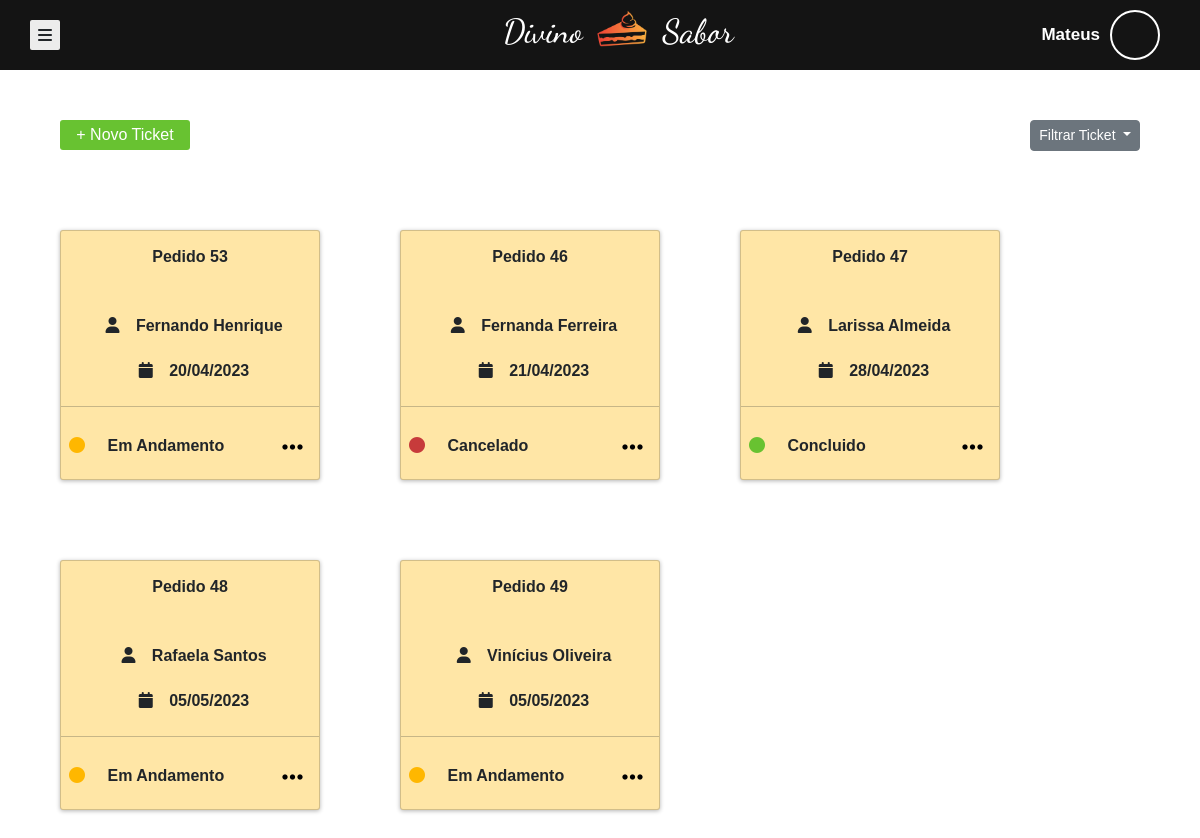
Page /views/users/funcionario/ (signed in) on the committed database.
### tables this page shows
CREATE TABLE `funcionario` (
  `id_funcionario` int(11) NOT NULL,
  `nomef` varchar(50) NOT NULL,
  `turno` varchar(20) NOT NULL,
  `salario` decimal(10,2) NOT NULL,
  `tipo` varchar(20) NOT NULL,
  `data_contratacao` date NOT NULL,
  `cpf` varchar(14) NOT NULL,
  `email` varchar(50) NOT NULL,
  `telefone` varchar(20) NOT NULL,
  `senha` varchar(100) NOT NULL,
  `cep` varchar(15) NOT NULL,
  `cidade` varchar(50) NOT NULL,
  `bairro` varchar(50) NOT NULL,
  `endereco` varchar(100) NOT NULL,
  `numero_casa` varchar(10) NOT NULL,
  `foto` varchar(200) NOT NULL
);

CREATE TABLE `ticket` (
  `id_ticket` int(11) NOT NULL,
  `data_criacao` date NOT NULL,
  `data_entrega` date NOT NULL,
  `valor_final` decimal(10,2) NOT NULL,
  `status` varchar(20) NOT NULL,
  `id_funcionario` int(11) NOT NULL,
  `id_cliente` int(11) NOT NULL,
  `nome_pacote` varchar(70) NOT NULL,
  `observacao` varchar(300) DEFAULT NULL,
  `cidade` varchar(50) NOT NULL,
  `bairro` varchar(50) NOT NULL,
  `endereco` varchar(100) NOT NULL,
  `numero_casa` varchar(10) NOT NULL
);

CREATE TABLE `cliente` (
  `id_cliente` int(11) NOT NULL,
  `nome` varchar(50) NOT NULL,
  `telefone` varchar(20) NOT NULL,
  `telefone_fixo` varchar(20) NOT NULL
);

### config/Conexao.php (called while the page is built, shortened)
<?php
class Conexao {
    protected static $conexao;
    private function __construct() {
        $db_host = "localhost";
        $db_nome = "divino_sabor";
        $db_usuario = "root";
        $db_senha = "";
        $db_driver = "mysql";
        try{
            self::$conexao = new PDO("$db_driver:host=$db_host; dbname=$db_nome", $db_usuario, $db_senha);
            self::$conexao->setAttribute(PDO::ATTR_ERRMODE, PDO::ERRMODE_EXCEPTION);
            self::$conexao->exec('SET NAMES utf8');
        }
        catch(PDOException $e){
        }
    }
    public static function getConexao(){
        return self::$conexao;
    }
}
?>

### dao/FuncionarioDao.php (called while the page is built, shortened)
<?php
class FuncionarioDao
{
    public function retornaNome()
    {
        try {
            $sql = "SELECT nomef FROM funcionario WHERE id_funcionario = :id;";
            $stmt = Conexao::getConexao()->prepare($sql);
            $stmt->bindValue(":id", $_SESSION['user_session'], PDO::PARAM_INT);
            $stmt->execute();
            $valor = $stmt->fetchColumn();
            $palavras = explode(" ", $valor);
            $nome = implode(" ", array_slice($palavras, 0, 2));
            return $nome;
        } catch (PDOException $e) {
            echo "Erro ao checar nome";
        }
    }
}

### dao/TicketDao.php (called while the page is built, shortened)
<?php
class TicketDao {
    public function listInformacoes(){
        if($_POST['filtragem_tickets'] == 1){
            try{
                $sql = "SELECT t.id_ticket, t.id_funcionario, t.id_cliente, t.cidade, t.bairro, t.endereco, t.numero_casa, t.data_criacao, t.data_entrega, t.valor_final, t.status, c.nome, c.telefone, c.telefone_fixo, t.observacao, t.nome_pacote FROM ticket as t inner join cliente as c WHERE t.id_funcionario = :id and c.id_cliente = t.id_cliente";
                $stmt = Conexao::getConexao()->prepare($sql);
                $stmt->bindValue(":id", $_SESSION['user_session'], PDO::PARAM_INT);
                $stmt->execute();
                $lista = $stmt->fetchAll(PDO::FETCH_ASSOC);
                $list = array();
                foreach($lista as $linha){
                    $list[] = $this->listaInformacoes($linha);
                }
                return $list;
            }
            catch(PDOException $e){
                echo "Erro ao listar id de ticket" . $e;
            }
        }else{
            try{
                $sql = "SELECT t.id_ticket, t.id_funcionario, t.id_cliente, t.cidade, t.bairro, t.endereco, t.numero_casa, t.data_criacao, t.data_entrega, t.valor_final, t.status, c.nome, c.telefone, c.telefone_fixo, t.observacao, t.nome_pacote FROM ticket as t inner join cliente as c WHERE t.id_funcionario = :id and c.id_cliente = t.id_cliente order by t.data_entrega asc";
                $stmt = Conexao::getConexao()->prepare($sql);
                $stmt->bindValue(":id", $_SESSION['user_session'], PDO::PARAM_INT);
                $stmt->execute();
                $lista = $stmt->fetchAll(PDO::FETCH_ASSOC);
                $list = array();
                foreach($lista as $linha){
                    $list[] = $this->listaInformacoes($linha);
                }
                return $list;
            }
            catch(PDOException $e){
                echo "Erro ao listar id de ticket" . $e;
            }
        }
    }
    private function listaInformacoes($linhas){
        $ticket = new Ticket();
        $ticket->setID($linhas['id_ticket']);
        $ticket->setID_Funcionario($linhas['id_funcionario']);
        $ticket->setID_Cliente($linhas['id_cliente']);
        $ticket->setCidade($linhas['cidade']);
        $ticket->setBairro($linhas['bairro']);
        $ticket->setEndereco($linhas['endereco']);
        $ticket->setNumero_Casa($linhas['numero_casa']);
        $ticket->setDataCriacao($linhas['data_criacao']);
        $ticket->setDataEntrega($linhas['data_entrega']);
        $ticket->setValor_Final($linhas['valor_final']);
        $ticket->setStatus($linhas['status']);
        $palavras = explode(" ", $linhas['nome']);
        $nome = implode(" ", array_slice($palavras, 0, 2));
        $ticket->setNomeCliente($nome);
        $ticket->setCelularCliente($linhas['telefone']);
        $ticket->setTelefoneCliente($linhas['telefone_fixo']);
        $ticket->setObservacao($linhas['observacao']);
        $ticket->setNome_Pacote($linhas['nome_pacote']);
        return $ticket;
    }
}
?>

### model/Ticket.php (called while the page is built, shortened)
<?php
class Ticket
{
    private $id_ticket;
    private $data_entrega;
    private $status;
    private $nome_cliente;
    function getID(){
        return $this->id_ticket;
    }
    function getDataEntrega(){
        return $this->data_entrega;
    }
    function getStatus(){
        return $this->status;
    }
    function getNome_Cliente(){
        return $this->nome_cliente;
    }
    function setID($id_ticket){
        return $this->id_ticket = $id_ticket;
    }
    function setDataCriacao($data_criacao){
        return $this->data_criacao = $data_criacao;
    }
    function setDataEntrega($data_entrega){
        return $this->data_entrega = $data_entrega;
    }
    function setValor_Final($valor_final){
        return $this->valor_final = $valor_final;
    }
    function setStatus($status){
        return $this->status = $status;
    }
    function setID_Funcionario($id_funcionario){
        return $this->id_funcionario = $id_funcionario;
    }
    function setID_Cliente($id_cliente){
        return $this->id_cliente = $id_cliente;
    }
    function setNomeCliente($nome_cliente){
        return $this->nome_cliente = $nome_cliente;
    }
    function setNome_Pacote($nome_pacote){
        return $this->nome_pacote = $nome_pacote;
    }
    function setObservacao($observacao){
        return $this->observacao = $observacao;
    }
    function setCidade($cidade){
        return $this->cidade = $cidade;
    }
    function setBairro($bairro){
        return $this->bairro = $bairro;
    }
    function setEndereco($endereco){
        return $this->endereco = $endereco;
    }
    function setNumero_Casa($numero_casa){
        return $this->numero_casa = $numero_casa;
    }
    function setCelularCliente($celularCliente){
        return $this->celularCliente = $celularCliente;
    }
    function setTelefoneCliente($telefoneCliente){
        return $this->telefoneCliente = $telefoneCliente;
    }
}
?>

### views/users/funcionario/index.php (the view, shortened to what this page needs)
<?php
require_once('../../../config/Conexao.php');
require_once('../../../dao/FuncionarioDao.php');
require_once('../../../model/Ticket.php');
require_once('../../../dao/TicketDao.php');
$funcionariodao = new FuncionarioDao();
$ticketdao = new TicketDao();
?>
<!DOCTYPE html>
<html lang="pt-br">
<head>
    <link href="https://cdn.jsdelivr.net/npm/bootstrap@5.3.0-alpha1/dist/css/bootstrap.min.css" rel="stylesheet">
    <link href="https://getbootstrap.com/docs/5.3/assets/css/docs.css" rel="stylesheet">
    <link rel="stylesheet" href="modal.css">
    <link rel="stylesheet" href="style_funcionario.css">
    <link href="https://unpkg.com/aos@2.3.1/dist/aos.css" rel="stylesheet">
    <link href="https://cdn.jsdelivr.net/npm/select2@4.1.0-beta.1/dist/css/select2.min.css" rel="stylesheet" />
</head>
<body>
    <header>
        <section id="menu-sanduiche" onclick="Exibir_MSL()">
            <i class="fa-solid fa-bars"></i>
        </section>
        <section id="logo" onclick="go_to_page('Logo')">
            <h3>Divino <img src="img/LOGO.PNG" alt=""> Sabor</h3>
        </section>
        <section id="agroupPerfil">
            <label class="name_logado"> <?php echo $funcionariodao->retornaNome(); ?> </label>
            <section id="user_logo">
            </section>
        </section>
    </header>
    <main id="main">
        <article id="artOpcao">
            <button id="btn" onclick="Exibir_Novo_Ticket('')">
                + Novo Ticket
            </button>
                <div class="btn-group" id="dropdown-filter">
                    <button class="btn btn-secondary btn-sm dropdown-toggle fontSize" type="button" data-bs-toggle="dropdown" aria-expanded="false">
                        Filtrar Ticket
                    </button>
                </div>
        </article>
        <article id="artCards">
            <?php foreach ($ticketdao->listInformacoes() as $ticket): ?>
                <section class="card">
                    <div class="container_ticket mb-4">
                        <label class="font_backup_05 text-center mt-2"> Pedido
                            <?php echo $ticket->getID(); ?>
                        </label>
                    </div>
                    <div class="container_ticket">
                        <label class="font_backup_05 text-center mt-2 " title="<?php echo $ticket->getNome_Cliente();?>"> <i class="fa-solid fa-user me-1"></i>
                            <?php echo $ticket->getNome_Cliente(); ?>
                        </label>
                    </div>
                    <div class="container_ticket">
                        <label class="font_backup_05 text-center mt-2" title="<?= date('d/m/Y', strtotime($ticket->getDataEntrega()));?>"> <i class="fa-solid fa-calendar me-1"></i>
                            <?=  date('d/m/Y', strtotime($ticket->getDataEntrega())); ?>
                        </label>
                    </div>
                    <hr>
                    <div class="container_ticket">
                        <div class="float-start">
                            <?php
                            if ($ticket->getStatus() == "Em andamento") {
                                echo '<label class="font_backup_05 ms-2 float-start"> <i class="fa-solid fa-circle me-1 colorYellow"></i> Em Andamento </label>';
                            } else if ($ticket->getStatus() == "Concluido") {
                                echo '<label class="font_backup_05 ms-2"> <i class="fa-solid fa-circle me-1 colorGreen"></i> Concluido </label>';
                            } else if ($ticket->getStatus() == "Cancelado") {
                                echo '<label class="font_backup_05 ms-2"> <i class="fa-solid fa-circle me-1 colorRed"></i> Cancelado </label>';
                            } else {
                                echo '<label class="font_backup_05 ms-2"> <i class="fa-solid fa-circle me-1 "></i> ? </label>';
                            }
                            ?>
                        </div>
                        <div class="btn-group dropup float-end mt-2 me-3 ">
                            <button class="elipsis-fix" type="button" data-bs-toggle="dropdown" aria-expanded="false">
                                <i class="fa-solid fa-ellipsis fa-xl"></i>
                            </button>
                        </div>
                    </div>
                </section>
            <?php endforeach ?>
        </article>
    </main>
    <link rel="stylesheet" href="https://cdnjs.cloudflare.com/ajax/libs/toastr.js/latest/toastr.min.css">
</body>
</html>

### views/users/funcionario/modal.css (style rules this page uses)
* { scrollbar-width: auto; scrollbar-color: #ffd561 #ffffff; }
.font_backup_05 { padding-top: 6px; font-size: 16px; font-weight: bold; white-space: nowrap; text-overflow: ellipsis; overflow: hidden; float: left; width: 100%; height: 100%; }
label i { width: 30px; }

### views/users/funcionario/style_funcionario.css (style rules this page uses)
* { margin: 0; padding: 0; border: 0; font-family: Arial, Helvetica, sans-serif; }
header { width: 100%; height: 70px; background-color: rgb(20, 20, 20); display: flex; align-items: center; justify-content:space-between; position: fixed; z-index: 100; padding-left: 30px; padding-right: 30px; }
#menu-sanduiche { width: 30px; height: 30px; background-color: rgb(236, 236, 236); display: flex; align-items: center; justify-content: center; float: left; border-radius: 2px; cursor: pointer; transition: .2s; margin-right: 135px; }
#logo { width: 360px; height: 60px; background-size: 100% 100%; text-align: center; display: flex; align-items: center; justify-content: center; position: relative; }
#logo>h3 { display: flex; align-items: center; justify-content: center; gap: 15px; font-size: 25pt; color: #fff; font-family: 'Dancing Script', cursive; cursor: default; }
#logo>h3>img { width: 50px; margin-top: -5px; }
#main { width: 100%; height: auto; padding-top: 100px; z-index: 1; }
#artOpcao { width: 90%; height: 70px; margin: 0 auto; display: flex; align-items: center; justify-content: space-between; }
#btn { width: 130px; height: 30px; background-color: #68C231; color: #fff; border: none; font-size: 12pt; border-radius: 3px; cursor: pointer; transition: .1s; }
.colorGreen { color: #68C231; }
.colorRed { color: rgb(199, 59, 59); }
.colorYellow { color: rgb(255, 183, 0); }
#artCards { width: 90%; height: auto; margin: 0 auto; margin-top: 60px; display: flex; gap: 80px; justify-content: flex-start; flex-wrap: wrap; max-width: 1700px; margin-bottom: 60px; }
.card { width: 260px; height: 250px; border-radius: 3px; background-color: #FFE6A6; box-shadow: rgba(0, 0, 0, 0.3) 0px 1px 4px; display: flex; gap: 5px; flex-direction: column; }
.container_ticket { width: 100%; height: 40px; }
.elipsis-fix { background-color: rgba(0, 0, 0, 0); }
#agroupPerfil { display: flex; align-items: center; }
#user_logo { border: 2px solid rgb(255, 255, 255); height: 50px; width: 50px; border-radius: 100%; float: right; margin-right: 10px; background-image: url(img/LOGO.PNG); background-size: 110%; background-position: center; background-repeat: no-repeat; }
.name_logado { color: #fff; font-weight: bold; font-size: 17px; margin-right: 10px; }

### rows in the picture
funcionario: nomef "Mateus"
ticket: id_ticket "53", id_cliente.nome "Fernando Henrique", data_entrega "20/04/2023", status "Em andamento" (drawn)
ticket: id_ticket "46", id_cliente.nome "Fernanda Ferreira", data_entrega "21/04/2023", status "Cancelado" (drawn)
ticket: id_ticket "47", id_cliente.nome "Larissa Almeida", data_entrega "28/04/2023", status "Concluido" (drawn)
ticket: id_ticket "48", id_cliente.nome "Rafaela Santos", data_entrega "05/05/2023", status "Em andamento" (drawn)
ticket: id_ticket "49", id_cliente.nome "Vinícius Oliveira", data_entrega "05/05/2023", status "Em andamento" (drawn)
